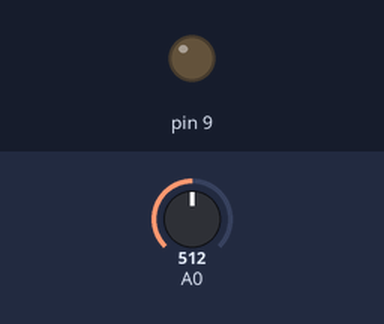
A sketch run on a simulated Arduino Uno, built with avr-gcc and run on an emulated ATmega328P. On the bench: output pins drawn as LEDs (lit = HIGH). The inputs (shaded band) are chosen by the test bench; at power-on: A0 = 512.

Above: at 1.2 s.
1.3 s: A0 set to 531
At 2.5 s:
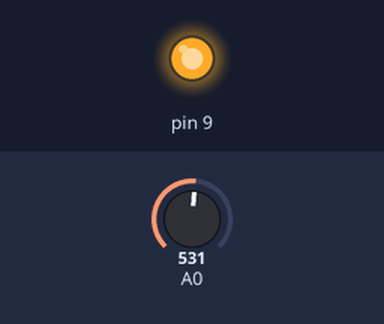
2.8 s: A0 set to 511
At 3.7 s:
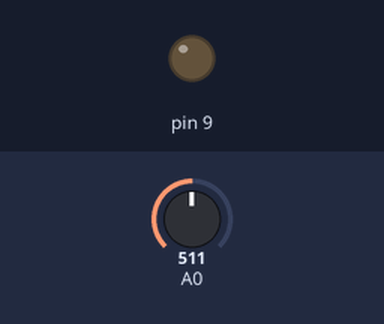
4.3 s: A0 set to 716
At 4.9 s:
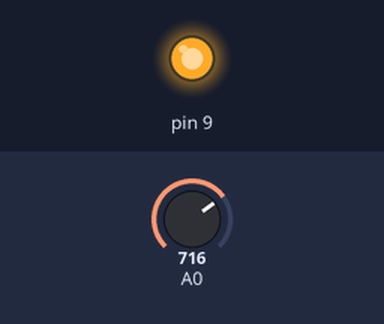
Timing chart, 0 to 7.3 s (numbered marks = the images above; inputs shaded):
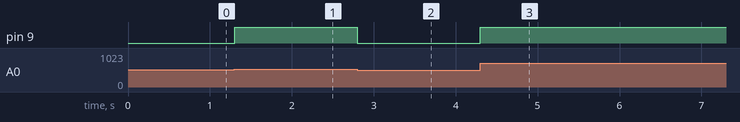

The sketch:

lab_09_ex04.ino
```cpp
// C++ code
//
void setup()
{
  pinMode(9, OUTPUT);
  pinMode(A0, INPUT);
}

int a = 0;

void loop()
{
  a = analogRead(A0);
  if (a > 512) {
    digitalWrite(9, HIGH);
  } else {
    digitalWrite(9, LOW);
  }
}
```

Measured:
- the behaviour switches between 512 and 513 on A0 (found by bisection; images 0 and 1)
- after the input at 1.3 s, pin 9: LOW → HIGH at once
- after the input at 2.8 s, pin 9: HIGH → LOW at once
- after the input at 4.3 s, pin 9: LOW → HIGH at once
